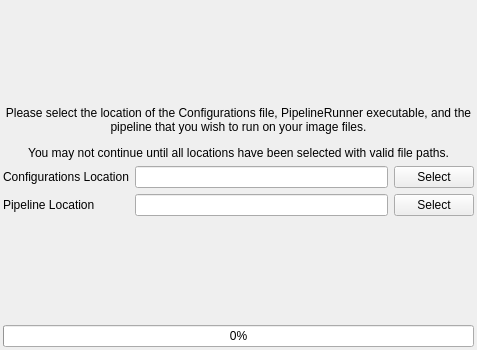
<?xml version="1.0" encoding="UTF-8"?>
<ui version="4.0">
 <class>D3DInfoPage</class>
 <widget class="QWizardPage" name="D3DInfoPage">
  <property name="geometry">
   <rect>
    <x>0</x>
    <y>0</y>
    <width>477</width>
    <height>350</height>
   </rect>
  </property>
  <property name="windowTitle">
   <string>WizardPage</string>
  </property>
  <layout class="QVBoxLayout" name="verticalLayout">
   <property name="leftMargin">
    <number>3</number>
   </property>
   <property name="topMargin">
    <number>3</number>
   </property>
   <property name="rightMargin">
    <number>3</number>
   </property>
   <property name="bottomMargin">
    <number>3</number>
   </property>
   <item>
    <spacer name="verticalSpacer">
     <property name="orientation">
      <enum>Qt::Vertical</enum>
     </property>
     <property name="sizeHint" stdset="0">
      <size>
       <width>20</width>
       <height>40</height>
      </size>
     </property>
    </spacer>
   </item>
   <item>
    <widget class="QLabel" name="label_3">
     <property name="text">
      <string>&lt;html&gt;&lt;head/&gt;&lt;body&gt;&lt;p&gt;Please select the location of the Configurations file, PipelineRunner executable, and the pipeline that you wish to run on your image files.&lt;/p&gt;&lt;p&gt;You may not continue until all locations have been selected with valid file paths.&lt;/p&gt;&lt;/body&gt;&lt;/html&gt;</string>
     </property>
     <property name="alignment">
      <set>Qt::AlignCenter</set>
     </property>
     <property name="wordWrap">
      <bool>true</bool>
     </property>
    </widget>
   </item>
   <item>
    <layout class="QGridLayout" name="gridLayout">
     <property name="topMargin">
      <number>0</number>
     </property>
     <item row="1" column="2">
      <widget class="QPushButton" name="configSelectBtn">
       <property name="text">
        <string>Select</string>
       </property>
       <property name="default">
        <bool>false</bool>
       </property>
       <property name="flat">
        <bool>false</bool>
       </property>
      </widget>
     </item>
     <item row="1" column="0">
      <widget class="QLabel" name="label_5">
       <property name="text">
        <string>Configurations Location</string>
       </property>
      </widget>
     </item>
     <item row="1" column="1">
      <widget class="QLineEdit" name="configLineEdit"/>
     </item>
     <item row="2" column="0">
      <widget class="QLabel" name="label_2">
       <property name="text">
        <string>Pipeline Location</string>
       </property>
      </widget>
     </item>
     <item row="2" column="2">
      <widget class="QPushButton" name="pipelineSelectBtn">
       <property name="text">
        <string>Select</string>
       </property>
       <property name="default">
        <bool>false</bool>
       </property>
       <property name="flat">
        <bool>false</bool>
       </property>
      </widget>
     </item>
     <item row="2" column="1">
      <widget class="QLineEdit" name="pipelineLineEdit"/>
     </item>
    </layout>
   </item>
   <item>
    <spacer name="verticalSpacer_2">
     <property name="orientation">
      <enum>Qt::Vertical</enum>
     </property>
     <property name="sizeHint" stdset="0">
      <size>
       <width>20</width>
       <height>40</height>
      </size>
     </property>
    </spacer>
   </item>
   <item>
    <widget class="QProgressBar" name="progressBar">
     <property name="value">
      <number>0</number>
     </property>
    </widget>
   </item>
  </layout>
 </widget>
 <resources/>
 <connections/>
</ui>
